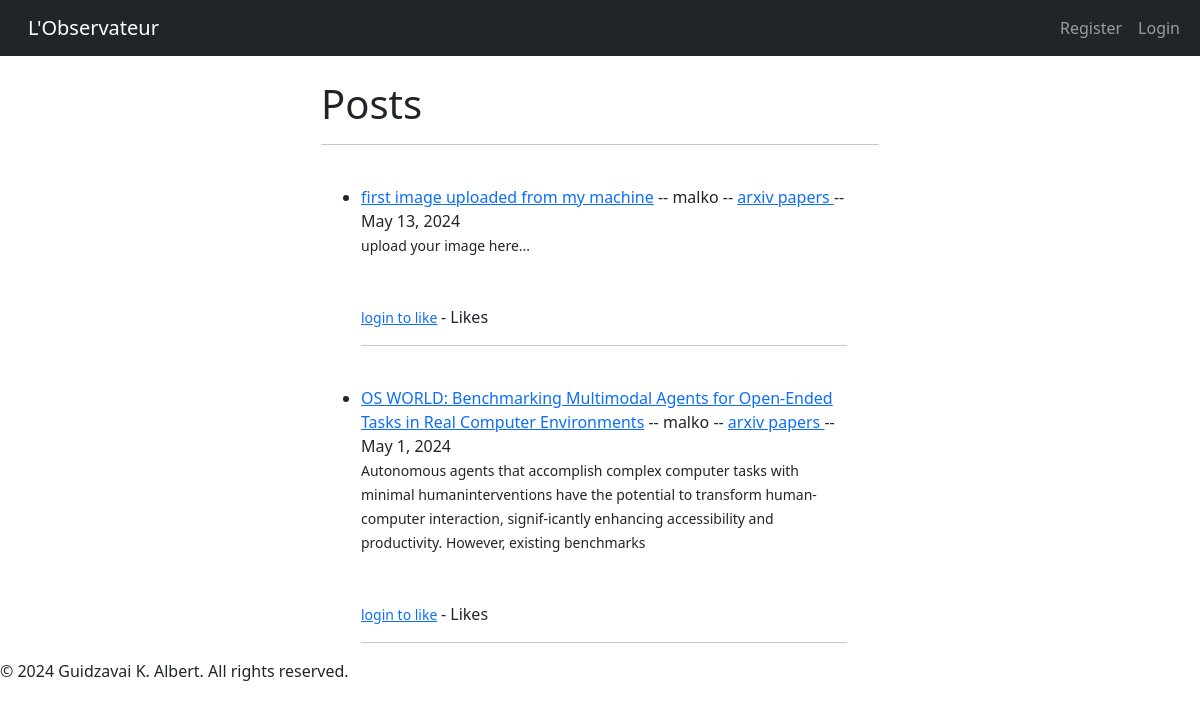
The page / on the database its author committed.
### mblog/models.py (models this page shows, shortened)
class Post(models.Model):
    title = models.CharField(max_length=255)
    header_image = models.ImageField(null=True, blank=True, upload_to="images/")
    title_tag = models.CharField(max_length=255)
    author = models.ForeignKey(User, on_delete=models.CASCADE)
    body = RichTextUploadingField(null=True, blank=True)
    post_date = models.DateField(auto_now_add=True)
    category = models.CharField(max_length=255, default='coding')
    snippets = models.CharField(max_length=255, default=' ')
    likes = models.ManyToManyField(User, related_name='blog_post')

### mblog/views.py (the view)
# urls.py: path('', HomeView.as_view(), name="home" ),
class HomeView(ListView):
    model = Post
    template_name = 'home.html'
    ordering = ['-post_date']
    def get_context_data(self, *args, **kwargs):
        cat_menu = Category.objects.all()
        context = super(HomeView, self).get_context_data(*args, **kwargs)
        context["cat_menu"] = cat_menu
        return context

### mblog/templates/home.html (shortened to what this page needs)
{% extends 'base.html' %}
{% block content %}
<div class="home-container">
    <div>
    </div>
    <div>
        <h1> Posts</h1>
        <hr>
        <ul>
        {% for post in object_list%}
        <li>
            <a href="{% url 'article-detail' post.pk%}">{{post.title}}</a> -- {{post.author}} -- <a href="{% url 'category' post.category%}"> {{post.category}} </a>--{{post.post_date}}
        <small>{{post.snippets}} </small>
        </br><br/> </br>
        <form action="{% url 'like-post' post.pk%}" method="POST">
        {% if user.is_authenticated %}
            {% if liked %}
                <button type="submit", name="post_id", value = "{{ post.id }}",
                class="btn btn-danger btn-sm">Unlike</button>
                {% else %}
                <button type="submit", name="post_id", value = "{{ post.id }}",
                class="btn btn-primary btn-sm">Like</button>
                {% endif %}
        {% else %}
        <small> <a href="{% url 'login' %}"> login to like</a>
        </small>
        {% endif %}
            - {{ total_likes }} Likes
        </form>
        <hr>
        {% endfor %}
        </ul>
    </div>
</div>
{% endblock %}

### mblog/templates/home.html (style rules this page uses)
.home-container { display: grid; grid-template-columns: 1fr 2fr 1fr; }

### rows shown on the page
Post: title "first image uploaded from my machine", author "malko", category "arxiv papers", post_date "May 13, 2024", snippets "upload your image here..."
Post: title "OS WORLD: Benchmarking Multimodal Agents for Open-Ended Tasks in Real Computer Environments", author "malko", category "arxiv papers", post_date "May 1, 2024", snippets "Autonomous agents that accomplish complex computer tasks with minimal humaninterventions have the potential to transform human-computer interaction, signif-icantly enhancing accessibility and productivity. However, existing benchmarks"
